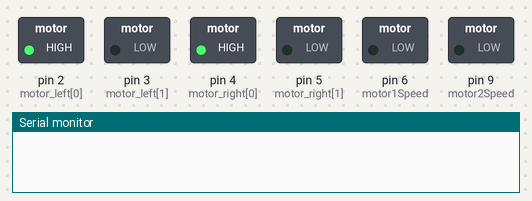
This sketch was run on a simulated Arduino Uno, built with avr-gcc and run on an emulated ATmega328P. On the bench: switched loads named in the sketch (green lamp = pin HIGH), the last lines printed to the serial monitor.

Above: at 1.0 s.
At 3.0 s:
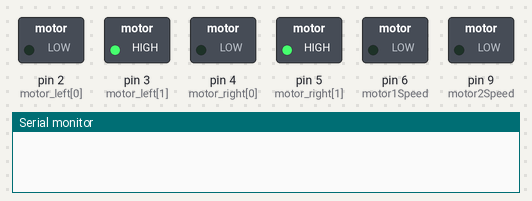
At 5.0 s:
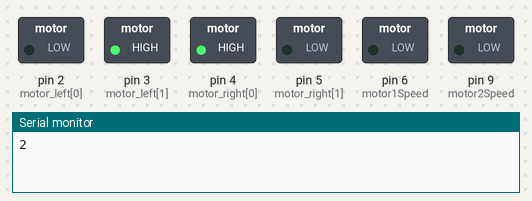
At 7.0 s:
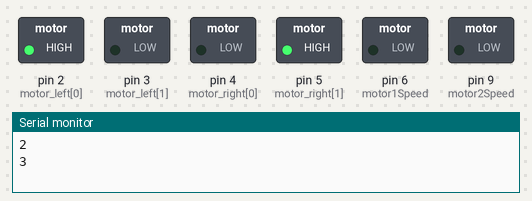
At 8.6 s:
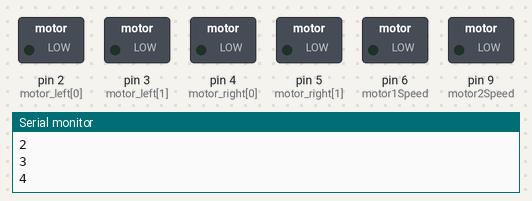
Timing chart, 0 to 11.9 s (numbered marks = the images above):
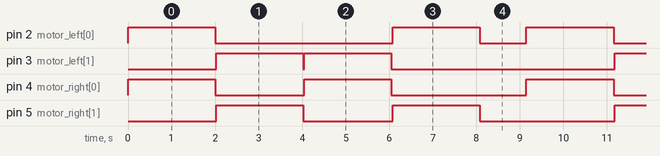

Measured:
- by itself, pin 2 (motor_left[0]): repeats every 9.2 s: LOW 4.1 s, HIGH 2.0 s, LOW 1.1 s, HIGH 2.0 s
- by itself, pin 3 (motor_left[1]): repeats every 9.2 s: LOW 0.03 s, HIGH 2.0 s, LOW 5.1 s, HIGH 2.0 s
- by itself, pin 4 (motor_right[0]), pin 5 (motor_right[1]): repeats every 9.2 s: LOW 2.1 s, HIGH 2.0 s, LOW 3.1 s, HIGH 2.0 s

The sketch:

bb8.ino
```cpp
int motor_left[] = {2, 3};
int motor_right[] = {4, 5};
int motor1Speed = 6;
int motor2Speed = 9;
//int potPin = A2;
int speed;

// --------------------------------------------------------------------------- Setup
void setup()
    {
      Serial.begin(57600);

      // Setup motors
      for(int i = 0; i < 2; i++)
         {
           pinMode(motor_left[i], OUTPUT);
           pinMode(motor_right[i], OUTPUT);
         }
        pinMode(motor1Speed, OUTPUT);
        pinMode(motor2Speed, OUTPUT);
    }

// --------------------------------------------------------------------------- Loop
void loop()
    {
      //speed = analogRead(A2);
      drive_forward();
      delay(2000);
      motor_stop();


      drive_backward();
      delay(2000);
      motor_stop();
      Serial.println("2");

      turn_left();
      delay(2000);
      motor_stop();
      Serial.println("3");

      turn_right();
      delay(2000);
      motor_stop();
      Serial.println("4");

      motor_stop();
      delay(1000);
      motor_stop();
      Serial.println("5");
    }


// --------------------------------------------------------------------------- Drive

void motor_stop()
    {
      digitalWrite(motor_left[0], LOW);
      digitalWrite(motor_left[1], LOW);

      digitalWrite(motor_right[0], LOW);
      digitalWrite(motor_right[1], LOW);
      delay(25);
    }

void drive_forward()
    {
      //analogWrite(motor1Speed, speed/4);
      //analogWrite(motor2Speed, speed/4);
      digitalWrite(motor_left[0], HIGH);
      digitalWrite(motor_left[1], LOW);

      digitalWrite(motor_right[0], HIGH);
      digitalWrite(motor_right[1], LOW);
    }

void drive_backward()
    {
      digitalWrite(motor_left[0], LOW);
      digitalWrite(motor_left[1], HIGH);

      digitalWrite(motor_right[0], LOW);
      digitalWrite(motor_right[1], HIGH);
    }

void turn_left()
    {
      digitalWrite(motor_left[0], LOW);
      digitalWrite(motor_left[1], HIGH);

      digitalWrite(motor_right[0], HIGH);
      digitalWrite(motor_right[1], LOW);
    }

void turn_right()
    {
      digitalWrite(motor_left[0], HIGH);
      digitalWrite(motor_left[1], LOW);

      digitalWrite(motor_right[0], LOW);
      digitalWrite(motor_right[1], HIGH);
    }
```
